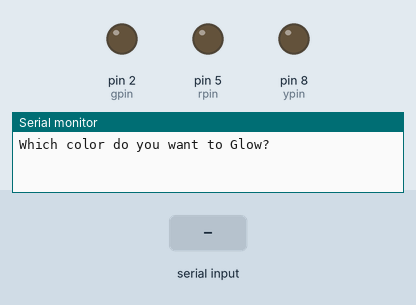
Bench run of a sketch on a simulated Arduino Uno, built with avr-gcc and run on an emulated ATmega328P. On the bench: output pins drawn as LEDs (lit = HIGH), the last lines printed to the serial monitor. Inputs (shaded band) come from the test bench.

Above: at 1.2 s.
1.3 s: "All" received over Serial
At 3.2 s:
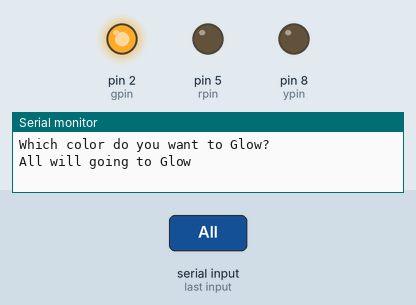
At 3.6 s:
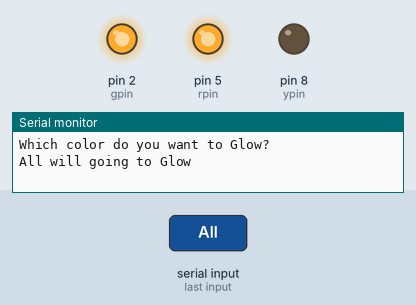
Timing chart, 0 to 13.3 s (numbered marks = the images above; inputs shaded):
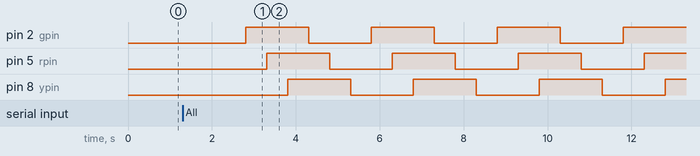

The sketch:

BlinkLEDbyUser.ino
```cpp
int gpin=2;
int rpin=5;
int ypin=8;
String msg="Which color do you want to Glow?";
String SelectColor;
int DT=500;
int i;

void setup(){
    pinMode(gpin,OUTPUT);
    pinMode(rpin,OUTPUT);
    pinMode(ypin,OUTPUT);
    Serial.begin(9600);
}

void loop(){
Serial.println(msg);
while (Serial.available()==0) {

}
SelectColor=Serial.readString();
Serial.print(SelectColor);
Serial.println(" will going to Glow");
if (SelectColor=="Green")
{
    digitalWrite(gpin,HIGH);
    digitalWrite(rpin,LOW);
    digitalWrite(ypin,LOW);
}
if (SelectColor=="Red")
{
    digitalWrite(gpin,LOW);
    digitalWrite(rpin,HIGH);
    digitalWrite(ypin,LOW);
}
if (SelectColor=="Yellow")
{
    digitalWrite(gpin,LOW);
    digitalWrite(rpin,LOW);
    digitalWrite(ypin,HIGH);
}
if (SelectColor=="All"){
  digitalWrite(gpin,LOW);
  digitalWrite(rpin,LOW);
  digitalWrite(ypin,LOW);
  delay(DT);
  for(i=1;i<=5;i=i+1){
  digitalWrite(gpin,HIGH);
  delay(DT);
  digitalWrite(rpin,HIGH);
  delay(DT);
  digitalWrite(ypin,HIGH);
  delay(DT);
  digitalWrite(gpin,LOW);
  delay(DT);
  digitalWrite(rpin,LOW);
  delay(DT);
  digitalWrite(ypin,LOW);
  delay(DT);
  }
}
}
```

Measured:
- after the input at 1.3 s, pin 2 (gpin): alternates HIGH for 1.5 s and LOW for 1.5 s, starting after 1.5 s; pin 5 (rpin): alternates HIGH for 1.5 s and LOW for 1.5 s, starting after 2.0 s; pin 8 (ypin): alternates HIGH for 1.5 s and LOW for 1.5 s, starting after 2.5 s
